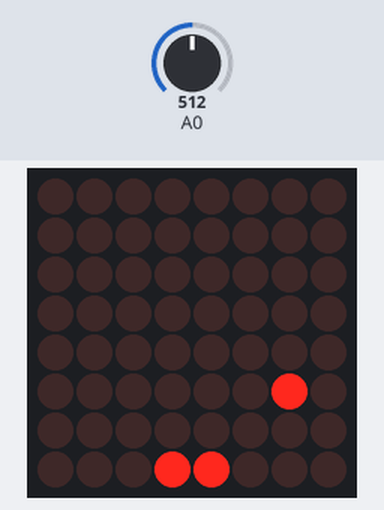
The sketch below on a simulated Arduino Uno, built with avr-gcc and run on an emulated ATmega328P. Shown: 8×8 LED matrix. Inputs (shaded band) come from the test bench; at power-on: A0 = 512.

Above: at 1.2 s.
1.3 s: A0 set to 888
3.5 s: A0 set to 918
At 3.72 s:
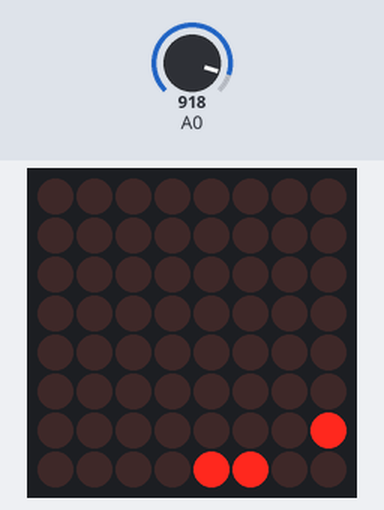
5.7 s: A0 set to 108
7.9 s: A0 set to 89
At 8.15 s:
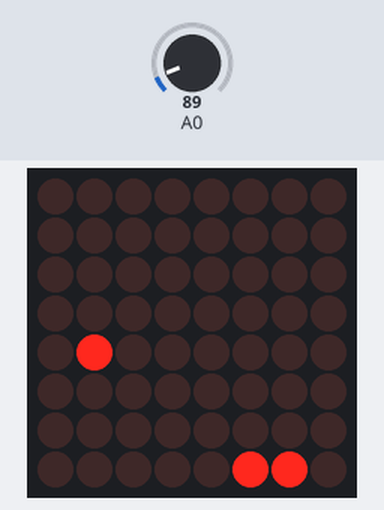
10.1 s: A0 set to 910
At 10.36 s:
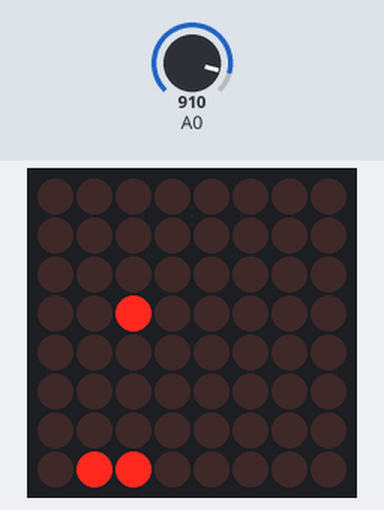
12.3 s: A0 set to 90
At 12.57 s:
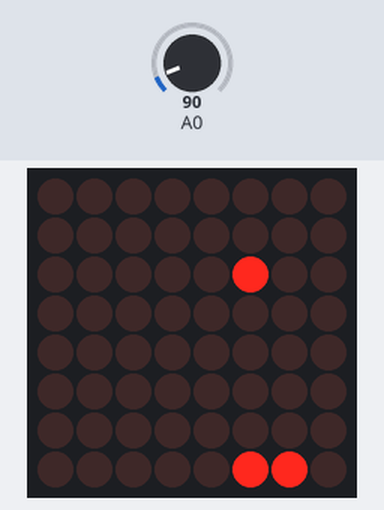

Measured:
- the behaviour switches between 900 and 901 on A0 (found by bisection; images 0 and 1)
- the behaviour switches between 100 and 99 on A0 (found by bisection; images 1 and 2)
- after the input at 3.5 s, the display: changes after 0.12 s (image 1)
- after the input at 7.9 s, the display: changes after 0.15 s (image 2)
- after the input at 10.1 s, the display: changes after 0.17 s (image 3)
- after the input at 12.3 s, the display: changes after 0.18 s (image 4)

The sketch:

Camp_day5_dot_bounce_joystick_v3_0.ino
```cpp
#include "LedControl.h"
LedControl lc=LedControl(12,10,11,1);

int pos = 0;
int dir = 1; //direction of movement, +1 or -1
int pos2 = 3;
int dir2 = 1;

void setup() {
  lc.shutdown(0,false);
  lc.setIntensity(0,8);
  lc.clearDisplay(0);
  pinMode(A0,INPUT);
  Serial.begin(9600); //new
}

int padpos = 3;//new
void checkpos(){

}

void dot(){
  lc.setLed(0,pos,pos2,true);
  pos = pos + dir;
  pos2 = pos2 + dir2;
  if(pos == 6){dir = -1; checkpos();} //new
  if(pos == 0){dir = 1;}
  if(pos2 == 7){dir2 = -1;}
  if(pos2 == 0){dir2 = 1;}
}
void joystick(){
int x = analogRead(A0);
if(x<100 && padpos>0){padpos = padpos - 1;}
if(x>900 && padpos<6){padpos = padpos + 1;}
lc.setLed(0,7,padpos,true);
lc.setLed(0,7,padpos+1,true);
}

void loop(){
  lc.clearDisplay(0);
  joystick();
  dot();
  delay(200);
}
```
